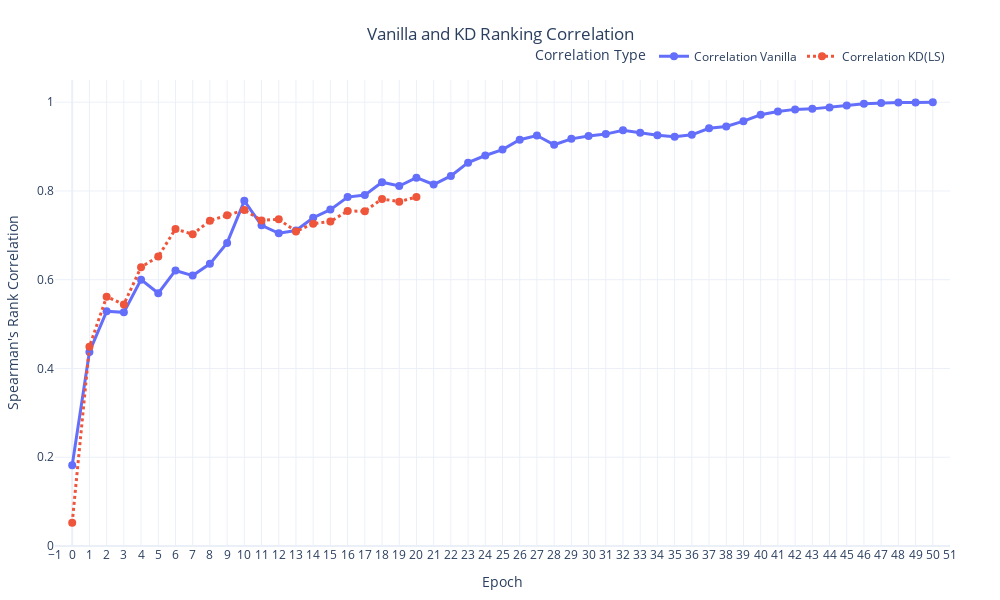

Here is the notebook cell this chart was saved with:
### Code cell
# Parameters
test_column = 'Correlation KD(LS)'
#n_epochs = 20

# Create dataframes
df = pd.DataFrame(list(corr_epochs["correlation_vanilla"].items()), columns=['Epoch', 'Correlation Vanilla'])
df_slope = pd.DataFrame(list(corr_epochs["correlation_kd"].items()), columns=['Epoch', test_column])

# Merge dataframes
df = pd.merge(df, df_slope, on="Epoch")

# Introduce NaNs for data after n_epochs+1
df.loc[n_epochs+1:, test_column] = np.nan

# Melt dataframe for Plotly
df_melted = df.melt(id_vars='Epoch', value_vars=['Correlation Vanilla', test_column], 
                    var_name='Type', value_name='Value')

# Create the plot
fig = px.line(df_melted, x='Epoch', y='Value', color='Type', 
              title='Vanilla and KD Ranking Correlation for the First 20 Epochs with 120 Models',
              labels={"Value": "Spearman's Rank Correlation"},
              line_dash="Type",  # Different line styles for different types
              markers=True,  # Add markers to the lines
              template="plotly_white",  # A clean, professional template
              width=1000, height=600)

# Update trace settings
fig.update_traces(line=dict(width=3), marker=dict(size=8))

# Update layout settings
fig.update_layout(
    title={'text': 'Vanilla and KD Ranking Correlation', 'x':0.5, 'xanchor': 'center'},
    yaxis=dict(range=[0.0, df_melted['Value'].max()+0.05], showgrid=True),
    xaxis=dict(tickmode='linear', dtick=1, showgrid=True, range=[-1, 51]),
    legend=dict(title='Correlation Type', orientation="h", yanchor="bottom", y=1.02, xanchor="right", x=1),
    margin=dict(l=50, r=50, t=80, b=50)
)

# Display the plot
fig.show()

### Figure 1 — Plotly figure (JSON) as saved in the notebook; plotly's stock layout.template omitted (floating-point values rounded to 4 significant figures)
{"data": [{"hovertemplate": "Type=Correlation Vanilla<br>Epoch=%{x}<br>Spearman's Rank Correlation=%{y}<extra></extra>", "legendgroup": "Correlation Vanilla", "line": {"color": "#636efa", "dash": "solid", "width": 3}, "marker": {"size": 8, "symbol": "circle"}, "mode": "lines+markers", "name": "Correlation Vanilla", "orientation": "v", "showlegend": true, "type": "scatter", "x": [0, 1, 2, 3, 4, 5, 6, 7, 8, 9, 10, 11, 12, 13, 14, 15, 16, 17, 18, 19, 20, 21, 22, 23, 24, 25, 26, 27, 28, 29, 30, 31, 32, 33, 34, 35, 36, 37, 38, 39, 40, 41, 42, 43, 44, 45, 46, 47, 48, 49, 50], "xaxis": "x", "y": [0.1819, 0.4372, 0.5287, 0.5265, 0.6001, 0.5695, 0.6208, 0.6093, 0.6358, 0.683, 0.7778, 0.7225, 0.7046, 0.7108, 0.7397, 0.758, 0.7862, 0.7907, 0.8198, 0.8112, 0.83, 0.8146, 0.8338, 0.8638, 0.8799, 0.8932, 0.9153, 0.9249, 0.904, 0.9174, 0.9238, 0.9281, 0.9367, 0.9313, 0.9258, 0.9221, 0.9265, 0.9413, 0.9453, 0.9572, 0.9717, 0.9788, 0.9838, 0.985, 0.9881, 0.9924, 0.9966, 0.9984, 0.9991, 0.9996, 1], "yaxis": "y"}, {"hovertemplate": "Type=Correlation KD(LS)<br>Epoch=%{x}<br>Spearman's Rank Correlation=%{y}<extra></extra>", "legendgroup": "Correlation KD(LS)", "line": {"color": "#EF553B", "dash": "dot", "width": 3}, "marker": {"size": 8, "symbol": "circle"}, "mode": "lines+markers", "name": "Correlation KD(LS)", "orientation": "v", "showlegend": true, "type": "scatter", "x": [0, 1, 2, 3, 4, 5, 6, 7, 8, 9, 10, 11, 12, 13, 14, 15, 16, 17, 18, 19, 20, 21, 22, 23, 24, 25, 26, 27, 28, 29, 30, 31, 32, 33, 34, 35, 36, 37, 38, 39, 40, 41, 42, 43, 44, 45, 46, 47, 48, 49, 50], "xaxis": "x", "y": [0.05223, 0.4491, 0.5618, 0.5444, 0.6283, 0.6523, 0.7142, 0.7024, 0.7331, 0.7452, 0.7571, 0.7336, 0.7363, 0.7087, 0.7262, 0.7312, 0.7546, 0.7545, 0.782, 0.7758, 0.7864, null, null, null, null, null, null, null, null, null, null, null, null, null, null, null, null, null, null, null, null, null, null, null, null, null, null, null, null, null, null], "yaxis": "y"}], "layout": {"height": 600, "legend": {"orientation": "h", "title": {"text": "Correlation Type"}, "tracegroupgap": 0, "x": 1, "xanchor": "right", "y": 1.02, "yanchor": "bottom"}, "margin": {"b": 50, "l": 50, "r": 50, "t": 80}, "title": {"text": "Vanilla and KD Ranking Correlation", "x": 0.5, "xanchor": "center"}, "width": 1000, "xaxis": {"anchor": "y", "domain": [0, 1], "dtick": 1, "range": [-1, 51], "showgrid": true, "tickmode": "linear", "title": {"text": "Epoch"}, "type": "linear"}, "yaxis": {"anchor": "x", "domain": [0, 1], "range": [0, 1.05], "showgrid": true, "title": {"text": "Spearman's Rank Correlation"}, "type": "linear"}}}
